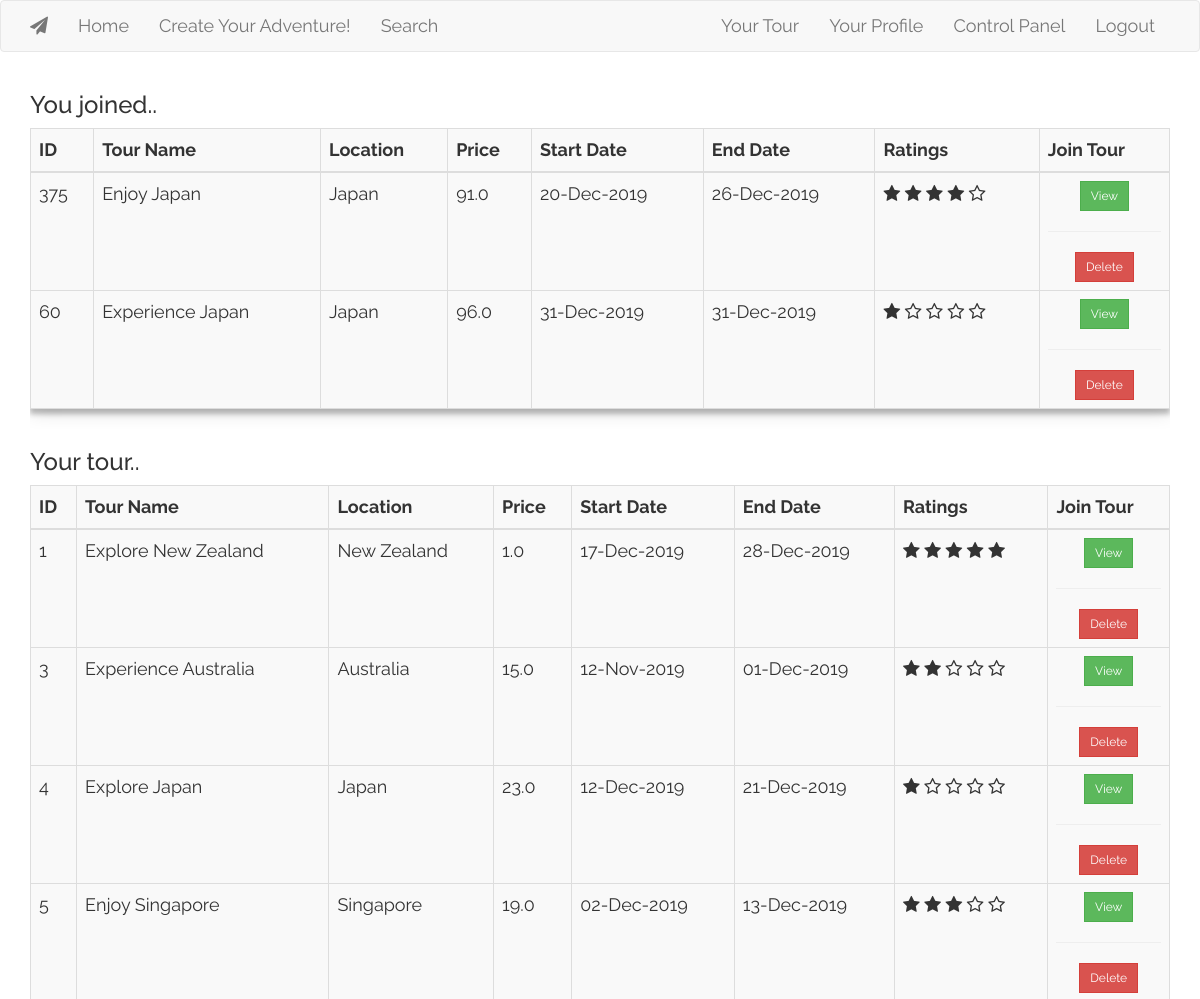
Page /joinedtours (signed in, upper part) on the earlier database version.
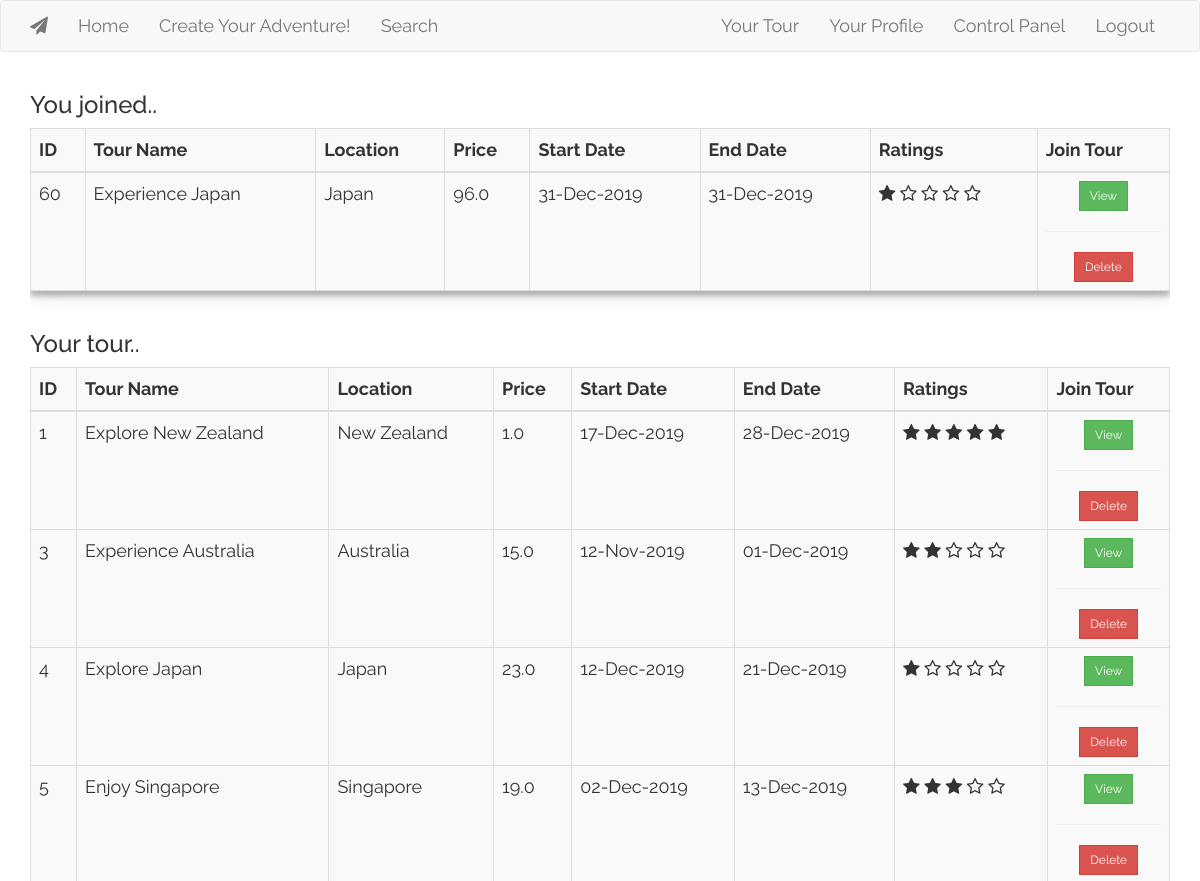
Same page on the later database version.
### app/models.py (models this page shows, shortened)
class Tour(database.Model):
    id = database.Column(database.Integer, primary_key=True)
    tour_name = database.Column(database.String(50))
    tour_description = database.Column(database.String(140))
    tour_location = database.Column(database.String(50))
    tour_price = database.Column(database.Float)
    start_date = database.Column(database.DateTime)
    end_date = database.Column(database.DateTime)
    timestamp = database.Column(database.DateTime, index=True, default=datetime.now)
    user_id = database.Column(database.Integer, database.ForeignKey('user.id'))
    ratings  = database.Column(database.Float)
    f_status = database.Column(database.Boolean, default = False)

### app/routes.py (the view)
@app.route('/joinedtours')
def joinedtours():
    tourparted = User.get_participated_tours(user_id = current_user.id)
    tourcreated = User.get_created_tours(user_id = current_user.id)
    page = request.args.get('page', 1, type=int)
    tourcreated = tourcreated.paginate(page, 10, False)
    next_url = url_for('joinedtours', page=tourcreated.next_num) if tourcreated.has_next else None
    prev_url = url_for('joinedtours', page=tourcreated.prev_num) if tourcreated.has_prev else None
    return render_template('joinedtour.html',  tourcreated = tourcreated.items, tourpart = tourparted, next_url = next_url, prev_url = prev_url)

### app/__init__.py (called while the page is built)
def format_datetime(value, format='medium'):
    if format == 'full':
        format="EEEE, d. MMMM y 'at' HH:mm"
    elif format == 'medium':
        format="dd-MMM-y"
    return babel.dates.format_datetime(value, format)

### app/models.py (called while the page is built)
@login.user_loader
def load_user(id):
    return User.query.get(int(id))

    @staticmethod
    def get_participated_tours(user_id, tour_participated = []):
        tour_participated = Tour.query.join(TourParticipant, (TourParticipant.tour_id == Tour.id)).filter(and_(TourParticipant.user_id == user_id, Tour.f_status != True))
        return tour_participated

    @staticmethod
    def get_created_tours(user_id, tour_participated = []):
        tour_created = Tour.query.filter(and_(Tour.user_id == user_id, Tour.f_status != True))
        return tour_created

### app/templates/joinedtour.html (shortened to what this page needs)
{% extends "base.html" %}
{% block app_content %}
<h3>You joined..</h3>
<div class = "table-responsive">
<table class = "table table-striped table-hover table-bordered table-responsive align-middle">
 <thead>
        <tr>
                <th>ID</th>
                <th>Tour Name</th>
                <th>Location</th>
                <th>Price</th>
                <th>Start Date</th>
                <th>End Date</th>
                <th>Ratings</th>
                <th>Join Tour</th>
        </tr>
 </thead>
 <tbody>
                {% for tourjoined in tourpart %}
                <tr>
                    <td>{{tourjoined.id}}</td>
                    <td>{{tourjoined.tour_name}}</td>
                    <td>{{tourjoined.tour_location}}</td>
                    <td>{{tourjoined.tour_price}}</td>
                    <td>{{tourjoined.start_date|datetime}}</td>
                    <td>{{tourjoined.end_date|datetime}}</td>
                    <td>
                        <div class="star-rating main" data-toggle = "tooltip" data-placement="right" title = "{{ tourjoined.ratings }}  stars" >
                        <span class="fa fa-star-o" data-rating="1"></span>
                        <span class="fa fa-star-o" data-rating="2"></span>
                        <span class="fa fa-star-o" data-rating="3"></span>
                        <span class="fa fa-star-o" data-rating="4"></span>
                        <span class="fa fa-star-o" data-rating="5"></span>
                        </div>
                    </td>
                    <td style = "text-align: center">
                        <a href="{{ url_for('viewtour', id=tourjoined.id) }}"><button class = "btn btn-secondary btn-sm btn-success">{{ ('View') }}</a></button>
                        {% if current_user.id == tourjoined.user_id or current_user.access == 'admin' %}
                            <hr><a href="{{ url_for('deletetour', id=tourjoined.id) }}"><button class = "btn btn-secondary btn-sm btn-danger">{{ ('Delete') }}</a></button>
                        {% endif %}
                    </td>
                </tr>
                {% endfor %}
</tbody>
</table>
</div>
<h3>Your tour..</h3>
<div class = "table-responsive">
<table class = "table table-striped table-hover table-bordered table-responsive align-middle">
 <thead>
        <tr>
                <th>ID</th>
                <th>Tour Name</th>
                <th>Location</th>
                <th>Price</th>
                <th>Start Date</th>
                <th>End Date</th>
                <th>Ratings</th>
                <th>Join Tour</th>
        </tr>
 </thead>
 <tbody>
                {% for tour in tourcreated %}
                <tr>
                    <td>{{tour.id}}</td>
                    <td>{{tour.tour_name}}</td>
                    <td>{{tour.tour_location}}</td>
                    <td>{{tour.tour_price}}</td>
                    <td>{{tour.start_date|datetime}}</td>
                    <td>{{tour.end_date|datetime}}</td>
                    <td>
                        <div class="star-rating main" data-toggle = "tooltip" data-placement="right" title = "{{ tour.ratings }}  stars" >
                        <span class="fa fa-star-o" data-rating="1"></span>
                        <span class="fa fa-star-o" data-rating="2"></span>
                        <span class="fa fa-star-o" data-rating="3"></span>
                        <span class="fa fa-star-o" data-rating="4"></span>
                        <span class="fa fa-star-o" data-rating="5"></span>
                        </div>
                    </td>
                    <td style = "text-align: center">
                        <a href="{{ url_for('viewtour', id=tour.id) }}"><button class = "btn btn-secondary btn-sm btn-success">{{ ('View') }}</a></button>
                        {% if current_user.id == tour.user_id or current_user.access == 'admin' %}
                            <hr><a href="{{ url_for('deletetour', id=tour.id) }}"><button class = "btn btn-secondary btn-sm btn-danger">{{ ('Delete') }}</a></button>
                        {% endif %}
                    </td>
                </tr>
                {% endfor %}
</tbody>
</table>
</div>
{% endblock %}

### app/templates/base.html (shortened to what this page needs)
{% extends 'bootstrap/base.html'%}
{% block styles %}
{{super()}}
<link rel="stylesheet"
      href="{{url_for('.static', filename='main.css')}}">
<link rel="stylesheet"
        href="https://stackpath.bootstrapcdn.com/font-awesome/4.7.0/css/font-awesome.min.css">
{% endblock %}
{% block navbar %}
    <nav class="navbar navbar-default">
        <div class="container">
            <div class="navbar-header">
                <a class="navbar-brand" href="{{ url_for('index') }}">
                        <i class="fa  fa-paper-plane"></i> </a>
            </div>
            <div class="collapse navbar-collapse" id="bs-example-navbar-collapse-1">
                    <ul class="nav navbar-nav">
                            <li><a href="{{ url_for('index') }}">Home</a></li>
                            <li><a href="{{ url_for('create') }}">Create Your Adventure!</a></li>
                            <li><a href="{{ url_for('search') }}">Search</a></li>
                    </ul>
                    <ul class="nav navbar-nav navbar-right">
                        {% if not current_user.is_anonymous %}
                        <li><a href="{{ url_for('joinedtours') }}">Your Tour</a></li>
                        {% endif %}
                        {% if current_user.is_authenticated %}
                        <li><a href="{{ url_for('profile', id = current_user.id) }}">Your Profile</a></li>
                        {% endif %}
                        {% if current_user.access == 'admin' %}
                        <li><a href="{{ url_for('admin') }}">Control Panel</a></li>
                        {% endif %}
                        {% if current_user.is_anonymous %}
                        <li><a href="{{ url_for('login') }}">Login</a></li>
                        {% else %}
                        <li><a href="{{ url_for('logout') }}">Logout</a></li>
                        {% endif %}
                    </ul>
            </div>
        </div>
    </nav>
{% endblock %}
{%block content %}
    <div class = "container">
        {% block app_content %}{% endblock %}
{% endblock %}

### app/static/main.css (style rules this page uses)
table { width: 100% !important; align-content: center !important; box-shadow: 0 0 20px 0 rgba(0, 0, 0, 0.2), 0 5px 5px 0 rgba(0, 0, 0, 0.24); background: #F9F9F9; }
body { font: 18px Raleway, sans-serif !important; }
a, a:hover, a:active, a:visited { color: white; }
.btn { border-radius: 0; }

Differences in the rows shown:
no longer on this page (row edited): Tour: id "375", tour_name "Enjoy Japan", tour_location "Japan", tour_price "91.0", start_date "20-Dec-2019", end_date "26-Dec-2019", value "View", value "Delete", shown under "You joined.."
